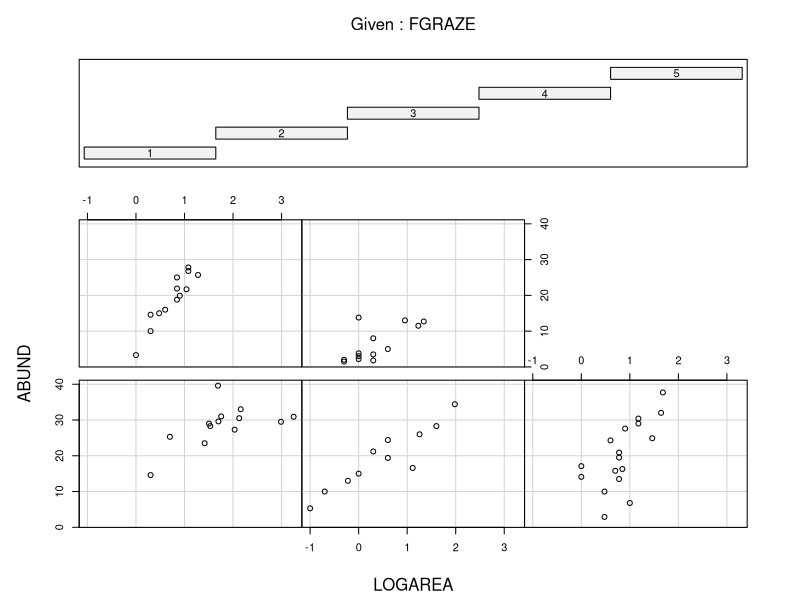
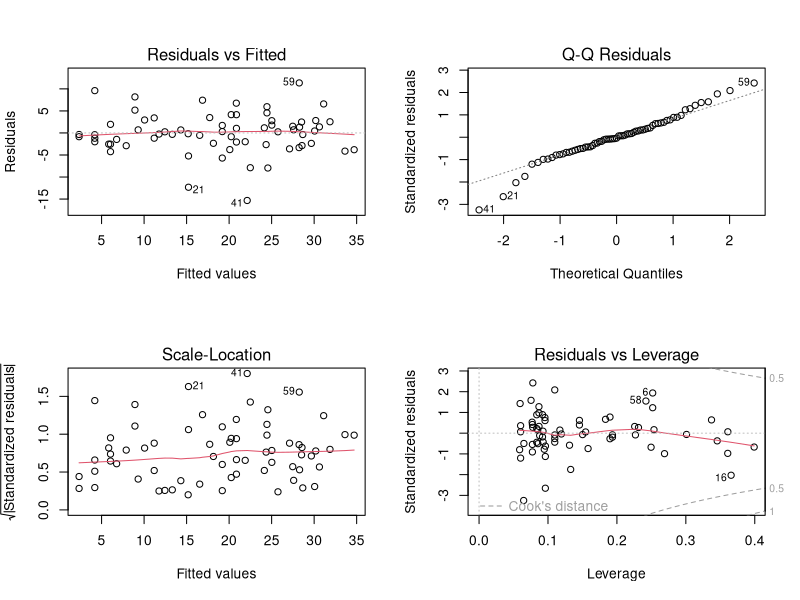
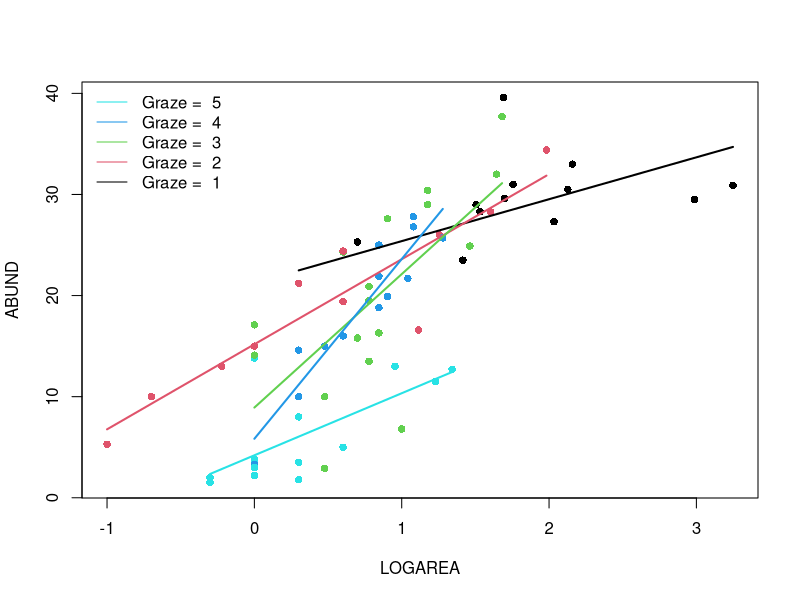
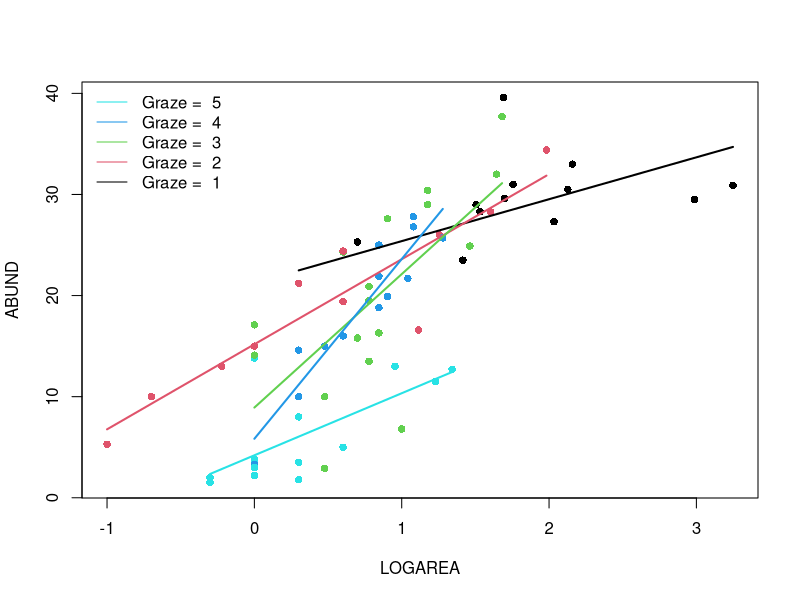
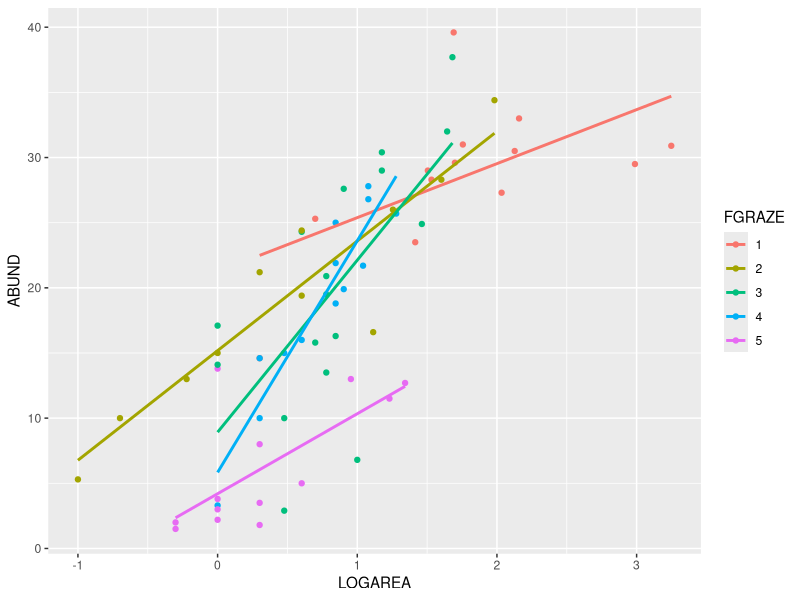

These figures' R source, in order:
## ---- chunk 1
knitr::opts_chunk$set(echo=TRUE, message = FALSE, warning = FALSE, eval = FALSE, cache = FALSE)

SOLUTIONS<- TRUE
## ---- chunk 2
loyn <- read.table("./data/loyn.txt", header = TRUE)
str(loyn)
## ---- chunk 3
loyn$LOGAREA <- log10(loyn$AREA)
# create factor GRAZE as it was originally coded as an integer
loyn$FGRAZE <- factor(loyn$GRAZE)
## ---- chunk 4
coplot(ABUND ~ LOGAREA | FGRAZE, data = loyn)

# or
# library(lattice)
# xyplot(ABUND ~ LOGAREA | FGRAZE, data = loyn)

# - Within a grazing level, abundance seems to increase with the log patch area
#   in a more or less linear fashion
# - Overall, the mean abundance seems to decrease as grazing levels increase.
#   This is most noticeable in the highest grazing level.
# - Some of the slopes of the relationships (imagine a straight line) appear to be 
#   somewhat different for the different graze levels. The slopes for graze levels
#   1 and 2 are similar, but different for graze levels 3, 4, and 5. We will 
#   need to test this with a model.
## ---- chunk 5
birds.inter.1 <- lm(ABUND ~ FGRAZE + LOGAREA + FGRAZE:LOGAREA, data = loyn)

# Or use the 'shortcut' - its is equivalent to the model above
# birds.inter.1 <- lm(ABUND ~ FGRAZE * LOGAREA, data = loyn)
## ---- chunk 6
# first split the plotting device into 2 rows and 2 columns
par(mfrow = c(2,2))

# now create the residuals plots
plot(birds.inter.1)

# To test the normality of residuals assumption we use the Normal Q-Q plot. 
# The central residuals are not too far from the Q-Q line but the extremes
# are too extreme (the tails of the distribution are too long). Some
# observations, both high and low, are poorly explained by the model.

# The plot of the residuals against the fitted values suggests these
# extreme residuals happen for intermediate fitted values.

# Looking at the homogeneity of variance assumption (Residuals vs
# Fitted and Scale-Location plot),
# the graphs are mostly messy, with no clear pattern emerging.

# The observations with the highest leverage don't appear to be overly
# influential, according to the Cook's distances in the Residuals vs
# Leverage plot (all < 0.5).  
## ---- chunk 7
anova(birds.inter.1)

# The null hypothesis is that there is no significant interaction between 
# FGRAZE and LOGAREA. 
# As the P value is smaller than our cutoff of 0.05 (p = 0.005) we reject the 
# null hypothesis and conclude that there is a significant interaction. 

# This means that there is a significant relationship between bird abundance 
# and log area, and that this relationship is different for different levels of 
# graze (at least one of them is different). Put another way, the slopes of the 
# relationship between abundance and log area for each level of graze are different.

# As there is a significant interaction, it's difficult to interpret the main
# effects of FGRAZE and LOGAREA as by definition the effect of one variable is 
# dependent on the value of the other variable.
## ---- chunk 8
summary(birds.inter.1)

# (Intercept)
# Here the Intercept (baseline) is the predicted ABUND when LOGAREA = 0,
# for FGRAZE level 1.
# the null hypothesis for the intercept is that the intercept = 0
# As the P value < 0.05 (7.09e-08) we reject this null hypothesis.

# LOGAREA 
# Represents the slope of the relationship between ABUND and LOGAREA, 
# specific to FGRAZE = 1.
# The null hypothesis is that the slope of the relationship
# between LOGAREA and ABUND = 0, for level FGRAZE = 1 only. 
# So, for graze 1 the slope is 4.14. This means, that for a 1 unit increase in LOGAREA
# we get a corresponding increase of 4.4 birds on average.
# As the P value (0.022) is < 0.05 we conclude that the slope is
# significantly different than 0.

# FGRAZE2
# Is the estimated difference (contrasts) between the *intercept* of FGRAZE level
# 2 and the reference level intercept, FGRAZE = 1.
# The null hypothesis associated with this estimate is that the difference
# in the intercepts between graze level 1 and graze level 2 = 0.
# As the P value (0.118) is > 0.05 we fail to reject this null hypothesis and
# conclude that the intercepts for graze level 1 and graze level 2 are the same.

# FGRAZE3, FGRAZE4, FGRAZE5
# The parameter estimates have the same interpretation as for FGRAZE2 (above). 
# They are all estimates of the difference between FGRAZE at the appropriate level 
# and FGRAZE 1 (Intercept).

# FGRAZE2:LOGAREA
# This represents the difference in the slope of the relationship between ABUND 
# and LOGAREA between graze level 2 and graze level 1.
# The null hypothesis is that the difference in slopes between graze level 1 
# and 2 = 0 (i.e. no difference).
# As the P value (0.082) > 0.05 we conclude that the slopes are not different 
# (i.e. they are the same).

# FGRAZE3:LOGAREA
# This represents the difference in the slope of the relationship between ABUND 
# and LOGAREA between graze level 3 and graze level 1.
# The null hypothesis is that the difference in slopes between graze level 1 
# and 3 = 0 (i.e. no difference).
# As the P value (0.004) < 0.05 we conclude that the slopes are different (and
# therefore the relationship is different).

# FGRAZE4:LOGAREA, # FGRAZE5:LOGAREA
# These parameter estimates and null hypotheses are interpreted in the same way 
# as for FGRAZE4:LOGAREA and FGRAZE5:LOGAREA


# The Multiple R-square value is 0.79, so 79% of the variation in the data is 
# explained by the model. This is quite a bit more than the models with only
# LOGAREA and FGRAZE as single explanatory variables.
## ---- chunk 9
par(mfrow= c(1, 1))
plot(ABUND ~ LOGAREA, data = loyn, col = GRAZE, pch = 16)
# Note: # colour 1 means black in R
# colour 2 means red in R
# colour 3 means green in R
# colour 4 means blue in R
# colour 5 means cyan in R

# FGRAZE1
# create a sequence of increasing LOGAREA within the observed range
LOGAREA.seq <- seq(from = min(loyn$LOGAREA[loyn$FGRAZE == 1]),
					to = max(loyn$LOGAREA[loyn$FGRAZE == 1]),
					length = 20)

# create data frame for prediction
dat4pred <- data.frame(FGRAZE = "1", LOGAREA = LOGAREA.seq)

# predict for new data
P1 <- predict(birds.inter.1, newdata = dat4pred)

# add the predictions to the plot of the data
lines(dat4pred$LOGAREA, P1, col = 1, lwd = 2)

# FGRAZE2
LOGAREA.seq <- seq(from = min(loyn$LOGAREA[loyn$FGRAZE == 2]),
					to = max(loyn$LOGAREA[loyn$FGRAZE == 2]),
					length = 20)

dat4pred <- data.frame(FGRAZE = "2", LOGAREA = LOGAREA.seq)

P2 <- predict(birds.inter.1, newdata = dat4pred)

lines(dat4pred$LOGAREA, P2, col = 2, lwd = 2)

# FGRAZE3
LOGAREA.seq <- seq(from = min(loyn$LOGAREA[loyn$FGRAZE == 3]),
					to = max(loyn$LOGAREA[loyn$FGRAZE == 3]),
					length = 20)

dat4pred <- data.frame(FGRAZE = "3", LOGAREA = LOGAREA.seq)

P3 <- predict(birds.inter.1, newdata = dat4pred)

lines(dat4pred$LOGAREA, P3, col = 3, lwd = 2)

# FGRAZE4
LOGAREA.seq <- seq(from = min(loyn$LOGAREA[loyn$FGRAZE == 4]),
					to = max(loyn$LOGAREA[loyn$FGRAZE == 4]),
					length = 20)

dat4pred <- data.frame(FGRAZE = "4", LOGAREA = LOGAREA.seq)

P4 <- predict(birds.inter.1, newdata = dat4pred)

lines(dat4pred$LOGAREA, P4, col = 4, lwd = 2)

# FGRAZE5
LOGAREA.seq <- seq(from = min(loyn$LOGAREA[loyn$FGRAZE == 5]),
					to = max(loyn$LOGAREA[loyn$FGRAZE == 5]),
					length = 20)

dat4pred <- data.frame(FGRAZE = "5", LOGAREA = LOGAREA.seq)

P5 <- predict(birds.inter.1, newdata = dat4pred)

lines(dat4pred$LOGAREA, P5, col = 5, lwd = 2)

legend("topleft", 
 legend = paste("Graze = ", 5:1), 
 col = c(5:1), bty = "n",
 lty = c(1, 1, 1), 
 lwd = c(1, 1, 1))
## ---- chunk 10
# Okay, that was a long-winded way of doing this.
# If, like me, you prefer more compact code and less risks of errors,
# you can use a loop, to save repeating the sequence 5 times:
par(mfrow = c(1, 1))
plot(ABUND ~ LOGAREA, data = loyn, col = GRAZE, pch = 16)

for(g in levels(loyn$FGRAZE)){ # g will take the values "1", "2",..., "5" in turn
	LOGAREA.seq <- seq(from = min(loyn$LOGAREA[loyn$FGRAZE == g]),
										to = max(loyn$LOGAREA[loyn$FGRAZE == g]),
														length = 20)
	dat4pred <- data.frame(FGRAZE = g, LOGAREA = LOGAREA.seq)
	predicted <- predict(birds.inter.1, newdata = dat4pred)
	lines(dat4pred$LOGAREA, predicted, col = as.numeric(g), lwd = 2)
}
legend("topleft", 
 legend = paste("Graze = ", 5:1), 
 col = c(5:1), bty= "n",
 lty = c(1, 1, 1), 
 lwd = c(1, 1, 1))
## ---- chunk 11
# install.packages('ggplot2', dep = TRUE)
library(ggplot2)

ggplot(loyn, aes(x = LOGAREA, y = ABUND, colour = FGRAZE) ) +
     geom_point() +
     geom_smooth(method = "lm", se = FALSE)
